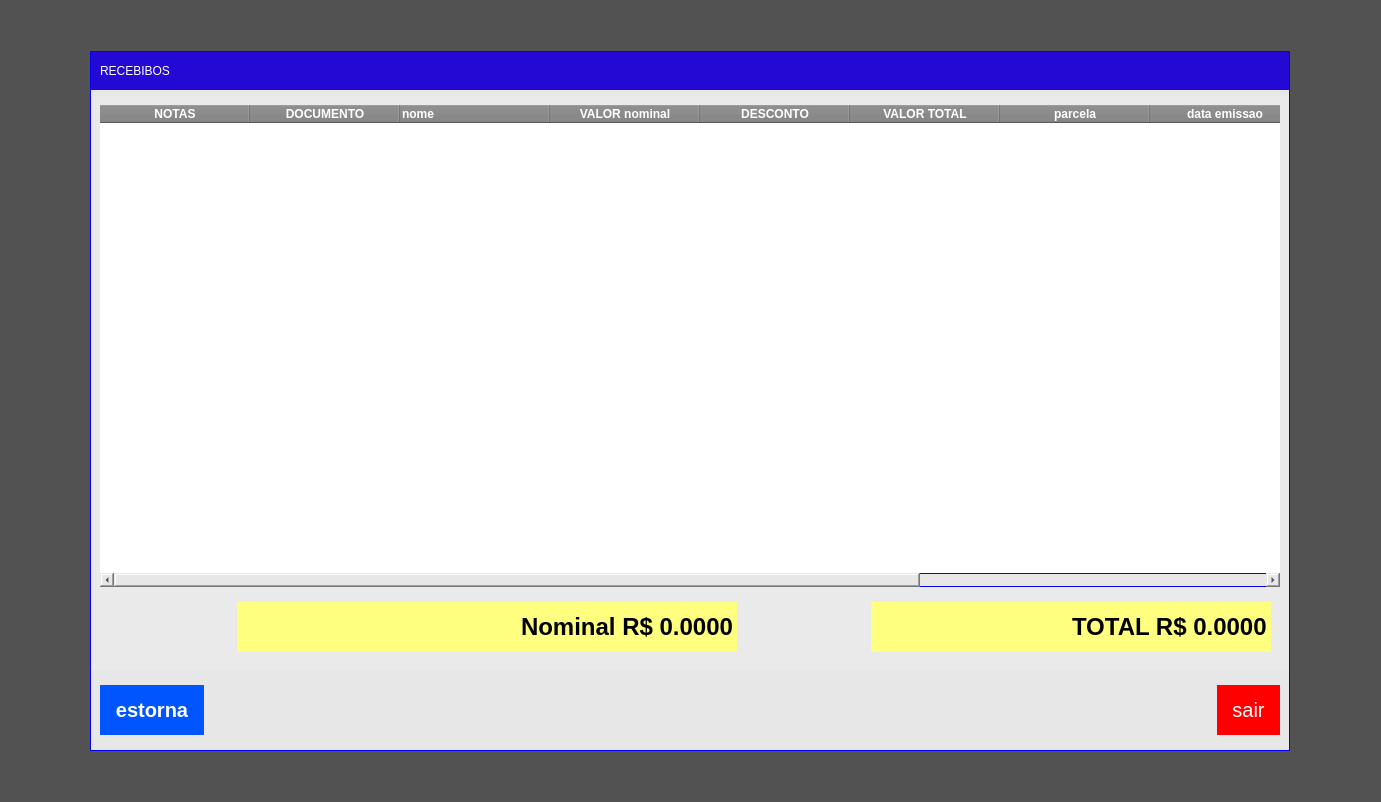
<?xml version="1.0" encoding="UTF-8"?>
<ui version="4.0">
 <class>FormContasRecebidas</class>
 <widget class="QWidget" name="FormContasRecebidas">
  <property name="geometry">
   <rect>
    <x>0</x>
    <y>0</y>
    <width>1381</width>
    <height>802</height>
   </rect>
  </property>
  <property name="minimumSize">
   <size>
    <width>0</width>
    <height>50</height>
   </size>
  </property>
  <property name="windowTitle">
   <string>Form</string>
  </property>
  <property name="styleSheet">
   <string notr="true">text-transform: uppercase;
background-color: qlineargradient(spread:pad, x1:1, y1:1, x2:1, y2:1, stop:1 rgba(0, 0, 0, 80));</string>
  </property>
  <layout class="QHBoxLayout" name="horizontalLayout">
   <property name="spacing">
    <number>0</number>
   </property>
   <property name="leftMargin">
    <number>0</number>
   </property>
   <property name="topMargin">
    <number>0</number>
   </property>
   <property name="rightMargin">
    <number>0</number>
   </property>
   <property name="bottomMargin">
    <number>0</number>
   </property>
   <item>
    <widget class="QWidget" name="widget" native="true">
     <property name="styleSheet">
      <string notr="true">text-transform: uppercase;
background-color: qlineargradient(spread:pad, x1:1, y1:1, x2:1, y2:1, stop:1 rgba(0, 0, 0, 80));</string>
     </property>
     <layout class="QHBoxLayout" name="horizontalLayout_3">
      <item>
       <widget class="QWidget" name="wb_incluirParcelas" native="true">
        <property name="minimumSize">
         <size>
          <width>1200</width>
          <height>700</height>
         </size>
        </property>
        <property name="maximumSize">
         <size>
          <width>900</width>
          <height>700</height>
         </size>
        </property>
        <property name="styleSheet">
         <string notr="true">QWidget{
background-color: rgb(231, 231, 231);
border:1px solid blue;
text-transform: uppercase;
}
QPushButton{
	text-align:center;
	color:#fff;
	border:0px;
	
	font-size:20px;
	cursor: pointer;
	background-color: rgb(0, 85, 255);
padding:15px 15px;
}
QPushButton:hover{
background-color:#3668ff;
}
</string>
        </property>
        <layout class="QVBoxLayout" name="verticalLayout_5">
         <property name="leftMargin">
          <number>1</number>
         </property>
         <property name="topMargin">
          <number>1</number>
         </property>
         <property name="rightMargin">
          <number>1</number>
         </property>
         <property name="bottomMargin">
          <number>15</number>
         </property>
         <item>
          <widget class="QFrame" name="frame_10">
           <property name="maximumSize">
            <size>
             <width>16777215</width>
             <height>45</height>
            </size>
           </property>
           <property name="styleSheet">
            <string notr="true">
QFrame#frame_10{
color:red;
border: none;
background-color:#2408D4;}

QLabel{color: white;
background-color:transparent;
font: 75 15pt &quot;MS Shell Dlg 2&quot;;

}</string>
           </property>
           <property name="frameShape">
            <enum>QFrame::StyledPanel</enum>
           </property>
           <property name="frameShadow">
            <enum>QFrame::Raised</enum>
           </property>
           <layout class="QHBoxLayout" name="horizontalLayout_8">
            <item>
             <widget class="QLabel" name="label_5">
              <property name="minimumSize">
               <size>
                <width>150</width>
                <height>0</height>
               </size>
              </property>
              <property name="maximumSize">
               <size>
                <width>120</width>
                <height>16777215</height>
               </size>
              </property>
              <property name="styleSheet">
               <string notr="true">border:none</string>
              </property>
              <property name="text">
               <string>RECEBIBOS</string>
              </property>
              <property name="alignment">
               <set>Qt::AlignLeading|Qt::AlignLeft|Qt::AlignVCenter</set>
              </property>
             </widget>
            </item>
            <item>
             <widget class="QLabel" name="lb_nome">
              <property name="minimumSize">
               <size>
                <width>0</width>
                <height>20</height>
               </size>
              </property>
              <property name="styleSheet">
               <string notr="true">border:none;</string>
              </property>
              <property name="text">
               <string/>
              </property>
             </widget>
            </item>
           </layout>
          </widget>
         </item>
         <item>
          <widget class="QFrame" name="frame_11">
           <property name="styleSheet">
            <string notr="true">QFrame
{background: #eaeaea;
border: none
}

QLabel{
font-size: 12px;
font-family: &quot;Arial&quot;;
font-weight: bold;
color:black;
border: none;
}
QLineEdit{
background-color: rgb(255, 255, 127);
font-size: 24px;
font-family: &quot;Arial&quot;;
font-weight: bold;
color: rgb(0, 0, 0);
border:none;
border-bottom-left-radius:0px;
border-bottom-right-radius:0px;
border-top-left-radius:0px;
}
QLineEdit:focus{
	background-color: rgb(255, 255, 255);
}
QComboBox{
background-color: rgb(255, 255, 127);
border:1px solid;
border-bottom-left-radius:0px;
border-bottom-right-radius:0px;
border-top-left-radius:0px;
}
QDoubleSpinBox{
background-color: rgb(255, 255, 127);
font-size: 24px;
font-family: &quot;Arial&quot;;
font-weight: bold;
color: rgb(0, 0, 0);
border:none;
border-bottom-left-radius:0px;
border-bottom-right-radius:0px;
border-top-left-radius:0px;

}</string>
           </property>
           <property name="frameShape">
            <enum>QFrame::StyledPanel</enum>
           </property>
           <property name="frameShadow">
            <enum>QFrame::Raised</enum>
           </property>
           <layout class="QVBoxLayout" name="verticalLayout">
            <item>
             <widget class="QTableWidget" name="tab_recebidos">
              <property name="palette">
               <palette>
                <active>
                 <colorrole role="Button">
                  <brush brushstyle="SolidPattern">
                   <color alpha="255">
                    <red>255</red>
                    <green>255</green>
                    <blue>255</blue>
                   </color>
                  </brush>
                 </colorrole>
                 <colorrole role="Light">
                  <brush brushstyle="SolidPattern">
                   <color alpha="255">
                    <red>255</red>
                    <green>255</green>
                    <blue>255</blue>
                   </color>
                  </brush>
                 </colorrole>
                 <colorrole role="Base">
                  <brush brushstyle="SolidPattern">
                   <color alpha="255">
                    <red>255</red>
                    <green>255</green>
                    <blue>255</blue>
                   </color>
                  </brush>
                 </colorrole>
                 <colorrole role="Window">
                  <brush brushstyle="SolidPattern">
                   <color alpha="255">
                    <red>255</red>
                    <green>255</green>
                    <blue>255</blue>
                   </color>
                  </brush>
                 </colorrole>
                 <colorrole role="HighlightedText">
                  <brush brushstyle="SolidPattern">
                   <color alpha="255">
                    <red>255</red>
                    <green>255</green>
                    <blue>255</blue>
                   </color>
                  </brush>
                 </colorrole>
                 <colorrole role="AlternateBase">
                  <brush brushstyle="SolidPattern">
                   <color alpha="255">
                    <red>85</red>
                    <green>170</green>
                    <blue>255</blue>
                   </color>
                  </brush>
                 </colorrole>
                </active>
                <inactive>
                 <colorrole role="Button">
                  <brush brushstyle="SolidPattern">
                   <color alpha="255">
                    <red>255</red>
                    <green>255</green>
                    <blue>255</blue>
                   </color>
                  </brush>
                 </colorrole>
                 <colorrole role="Light">
                  <brush brushstyle="SolidPattern">
                   <color alpha="255">
                    <red>255</red>
                    <green>255</green>
                    <blue>255</blue>
                   </color>
                  </brush>
                 </colorrole>
                 <colorrole role="Base">
                  <brush brushstyle="SolidPattern">
                   <color alpha="255">
                    <red>255</red>
                    <green>255</green>
                    <blue>255</blue>
                   </color>
                  </brush>
                 </colorrole>
                 <colorrole role="Window">
                  <brush brushstyle="SolidPattern">
                   <color alpha="255">
                    <red>255</red>
                    <green>255</green>
                    <blue>255</blue>
                   </color>
                  </brush>
                 </colorrole>
                 <colorrole role="HighlightedText">
                  <brush brushstyle="SolidPattern">
                   <color alpha="255">
                    <red>255</red>
                    <green>255</green>
                    <blue>255</blue>
                   </color>
                  </brush>
                 </colorrole>
                 <colorrole role="AlternateBase">
                  <brush brushstyle="SolidPattern">
                   <color alpha="255">
                    <red>85</red>
                    <green>170</green>
                    <blue>255</blue>
                   </color>
                  </brush>
                 </colorrole>
                </inactive>
                <disabled>
                 <colorrole role="Button">
                  <brush brushstyle="SolidPattern">
                   <color alpha="255">
                    <red>255</red>
                    <green>255</green>
                    <blue>255</blue>
                   </color>
                  </brush>
                 </colorrole>
                 <colorrole role="Light">
                  <brush brushstyle="SolidPattern">
                   <color alpha="255">
                    <red>255</red>
                    <green>255</green>
                    <blue>255</blue>
                   </color>
                  </brush>
                 </colorrole>
                 <colorrole role="Base">
                  <brush brushstyle="SolidPattern">
                   <color alpha="255">
                    <red>255</red>
                    <green>255</green>
                    <blue>255</blue>
                   </color>
                  </brush>
                 </colorrole>
                 <colorrole role="Window">
                  <brush brushstyle="SolidPattern">
                   <color alpha="255">
                    <red>255</red>
                    <green>255</green>
                    <blue>255</blue>
                   </color>
                  </brush>
                 </colorrole>
                 <colorrole role="HighlightedText">
                  <brush brushstyle="SolidPattern">
                   <color alpha="255">
                    <red>255</red>
                    <green>255</green>
                    <blue>255</blue>
                   </color>
                  </brush>
                 </colorrole>
                 <colorrole role="AlternateBase">
                  <brush brushstyle="SolidPattern">
                   <color alpha="255">
                    <red>85</red>
                    <green>170</green>
                    <blue>255</blue>
                   </color>
                  </brush>
                 </colorrole>
                </disabled>
               </palette>
              </property>
              <property name="contextMenuPolicy">
               <enum>Qt::ActionsContextMenu</enum>
              </property>
              <property name="styleSheet">
               <string notr="true">QTableWidget {
  background-color: white;
	font: 12pt &quot;MS Shell Dlg 2&quot;;
}

QTableWidget QHeaderView::section {
  background-color: gray;
  color: white;
  font-weight: bold;
}

QTableWidget::item {
  border: 0px solid black;
border-bottom:1px solid;

}

QTableWidget::item:selected {
  background-color: blue;
  color: white;
}
</string>
              </property>
              <property name="editTriggers">
               <set>QAbstractItemView::NoEditTriggers</set>
              </property>
              <property name="tabKeyNavigation">
               <bool>false</bool>
              </property>
              <property name="showDropIndicator" stdset="0">
               <bool>true</bool>
              </property>
              <property name="dragDropOverwriteMode">
               <bool>false</bool>
              </property>
              <property name="alternatingRowColors">
               <bool>false</bool>
              </property>
              <property name="selectionMode">
               <enum>QAbstractItemView::SingleSelection</enum>
              </property>
              <property name="selectionBehavior">
               <enum>QAbstractItemView::SelectRows</enum>
              </property>
              <property name="showGrid">
               <bool>false</bool>
              </property>
              <property name="gridStyle">
               <enum>Qt::SolidLine</enum>
              </property>
              <attribute name="horizontalHeaderDefaultSectionSize">
               <number>150</number>
              </attribute>
              <attribute name="horizontalHeaderHighlightSections">
               <bool>false</bool>
              </attribute>
              <attribute name="horizontalHeaderStretchLastSection">
               <bool>false</bool>
              </attribute>
              <attribute name="verticalHeaderVisible">
               <bool>false</bool>
              </attribute>
              <column>
               <property name="text">
                <string>NOTAS</string>
               </property>
              </column>
              <column>
               <property name="text">
                <string>DOCUMENTO</string>
               </property>
              </column>
              <column>
               <property name="text">
                <string>nome</string>
               </property>
               <property name="textAlignment">
                <set>AlignLeading|AlignVCenter</set>
               </property>
              </column>
              <column>
               <property name="text">
                <string>VALOR nominal</string>
               </property>
              </column>
              <column>
               <property name="text">
                <string>DESCONTO</string>
               </property>
              </column>
              <column>
               <property name="text">
                <string>VALOR TOTAL</string>
               </property>
              </column>
              <column>
               <property name="text">
                <string>parcela</string>
               </property>
              </column>
              <column>
               <property name="text">
                <string>data emissao</string>
               </property>
              </column>
              <column>
               <property name="text">
                <string>data vencimento</string>
               </property>
              </column>
              <column>
               <property name="text">
                <string>data baixa</string>
               </property>
              </column>
             </widget>
            </item>
            <item>
             <widget class="QFrame" name="frame">
              <property name="frameShape">
               <enum>QFrame::StyledPanel</enum>
              </property>
              <property name="frameShadow">
               <enum>QFrame::Raised</enum>
              </property>
              <layout class="QHBoxLayout" name="horizontalLayout_2">
               <item>
                <spacer name="horizontalSpacer">
                 <property name="orientation">
                  <enum>Qt::Horizontal</enum>
                 </property>
                 <property name="sizeHint" stdset="0">
                  <size>
                   <width>40</width>
                   <height>20</height>
                  </size>
                 </property>
                </spacer>
               </item>
               <item>
                <widget class="QDoubleSpinBox" name="db_Nominmal">
                 <property name="minimumSize">
                  <size>
                   <width>500</width>
                   <height>50</height>
                  </size>
                 </property>
                 <property name="focusPolicy">
                  <enum>Qt::NoFocus</enum>
                 </property>
                 <property name="styleSheet">
                  <string notr="true">background-color: rgb(255, 255, 127);
font: 20pt &quot;Segoe UI&quot;;</string>
                 </property>
                 <property name="alignment">
                  <set>Qt::AlignRight|Qt::AlignTrailing|Qt::AlignVCenter</set>
                 </property>
                 <property name="buttonSymbols">
                  <enum>QAbstractSpinBox::NoButtons</enum>
                 </property>
                 <property name="showGroupSeparator" stdset="0">
                  <bool>true</bool>
                 </property>
                 <property name="prefix">
                  <string>Nominal R$ </string>
                 </property>
                 <property name="decimals">
                  <number>4</number>
                 </property>
                 <property name="minimum">
                  <double>0.000000000000000</double>
                 </property>
                 <property name="maximum">
                  <double>10000000000000000000.000000000000000</double>
                 </property>
                 <property name="value">
                  <double>0.000000000000000</double>
                 </property>
                </widget>
               </item>
               <item>
                <spacer name="horizontalSpacer_3">
                 <property name="orientation">
                  <enum>Qt::Horizontal</enum>
                 </property>
                 <property name="sizeHint" stdset="0">
                  <size>
                   <width>40</width>
                   <height>20</height>
                  </size>
                 </property>
                </spacer>
               </item>
               <item>
                <widget class="QDoubleSpinBox" name="tx_valorTotalparcela">
                 <property name="minimumSize">
                  <size>
                   <width>400</width>
                   <height>50</height>
                  </size>
                 </property>
                 <property name="maximumSize">
                  <size>
                   <width>380</width>
                   <height>16777215</height>
                  </size>
                 </property>
                 <property name="focusPolicy">
                  <enum>Qt::NoFocus</enum>
                 </property>
                 <property name="styleSheet">
                  <string notr="true">background-color: rgb(255, 255, 127);
font: 20pt &quot;Segoe UI&quot;;</string>
                 </property>
                 <property name="alignment">
                  <set>Qt::AlignRight|Qt::AlignTrailing|Qt::AlignVCenter</set>
                 </property>
                 <property name="buttonSymbols">
                  <enum>QAbstractSpinBox::NoButtons</enum>
                 </property>
                 <property name="showGroupSeparator" stdset="0">
                  <bool>true</bool>
                 </property>
                 <property name="prefix">
                  <string>TOTAL R$ </string>
                 </property>
                 <property name="decimals">
                  <number>4</number>
                 </property>
                 <property name="maximum">
                  <double>1000000000000000000.000000000000000</double>
                 </property>
                </widget>
               </item>
              </layout>
             </widget>
            </item>
           </layout>
          </widget>
         </item>
         <item>
          <widget class="QFrame" name="frame_12">
           <property name="maximumSize">
            <size>
             <width>16777215</width>
             <height>60</height>
            </size>
           </property>
           <property name="styleSheet">
            <string notr="true">
QFrame{
border:none
}
</string>
           </property>
           <property name="frameShape">
            <enum>QFrame::StyledPanel</enum>
           </property>
           <property name="frameShadow">
            <enum>QFrame::Raised</enum>
           </property>
           <layout class="QHBoxLayout" name="horizontalLayout_10">
            <item>
             <widget class="QPushButton" name="bt_SalvarPagamento">
              <property name="minimumSize">
               <size>
                <width>0</width>
                <height>50</height>
               </size>
              </property>
              <property name="font">
               <font>
                <pointsize>-1</pointsize>
                <bold>true</bold>
               </font>
              </property>
              <property name="cursor">
               <cursorShape>PointingHandCursor</cursorShape>
              </property>
              <property name="focusPolicy">
               <enum>Qt::NoFocus</enum>
              </property>
              <property name="contextMenuPolicy">
               <enum>Qt::NoContextMenu</enum>
              </property>
              <property name="styleSheet">
               <string notr="true"/>
              </property>
              <property name="text">
               <string>estorna</string>
              </property>
              <property name="iconSize">
               <size>
                <width>75</width>
                <height>35</height>
               </size>
              </property>
              <property name="shortcut">
               <string>F2</string>
              </property>
             </widget>
            </item>
            <item>
             <spacer name="horizontalSpacer_6">
              <property name="orientation">
               <enum>Qt::Horizontal</enum>
              </property>
              <property name="sizeHint" stdset="0">
               <size>
                <width>40</width>
                <height>20</height>
               </size>
              </property>
             </spacer>
            </item>
            <item>
             <widget class="QPushButton" name="bt_sairlancamento">
              <property name="minimumSize">
               <size>
                <width>0</width>
                <height>50</height>
               </size>
              </property>
              <property name="styleSheet">
               <string notr="true">QPushButton{
	text-align:center;
	color:#fff;
	border:0px;
	
	font-size:20px;
	cursor: pointer;
	background-color:red;
padding:15px 15px;
}
QPushButton:hover{
background-color:#3668ff;
}</string>
              </property>
              <property name="text">
               <string>sair</string>
              </property>
              <property name="shortcut">
               <string>Esc</string>
              </property>
             </widget>
            </item>
           </layout>
          </widget>
         </item>
        </layout>
       </widget>
      </item>
     </layout>
    </widget>
   </item>
  </layout>
 </widget>
 <resources/>
 <connections/>
</ui>
